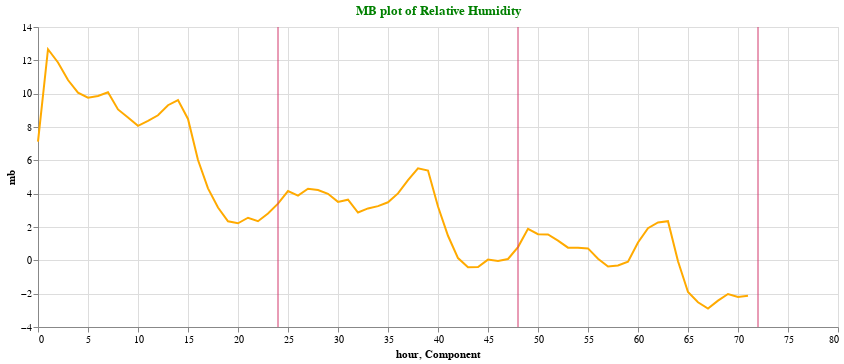

Notebook code cell kept with this figure:
### Code cell
plotmb(mb_rh,"MB plot of Relative Humidity")

### Figure 1 — Vega-Lite specification as saved in the notebook (floating-point values rounded to 4 significant figures)
{"config": {"view": {"continuousWidth": 400, "continuousHeight": 300}}, "layer": [{"data": {"name": "data-d52e2964d0e7af00467d348c3c9c13a8"}, "mark": "line", "encoding": {"color": {"value": "#FFAA00"}, "x": {"field": "hour", "type": "quantitative"}, "y": {"field": "mb", "type": "quantitative"}}, "height": 300, "title": {"text": ["MB plot of Relative Humidity"], "color": "green"}, "width": 800}, {"data": {"name": "data-b9dd60dc560f7891b967d8e82c37ad0c"}, "mark": {"type": "rule", "color": "#D2386C"}, "encoding": {"x": {"field": "Component", "type": "quantitative"}}}], "$schema": "https://vega.github.io/schema/vega-lite/v4.17.0.json", "datasets": {"data-d52e2964d0e7af00467d348c3c9c13a8": [{"mb": 7.124, "hour": 0}, {"mb": 12.66, "hour": 1}, {"mb": 11.87, "hour": 2}, {"mb": 10.82, "hour": 3}, {"mb": 10.06, "hour": 4}, {"mb": 9.763, "hour": 5}, {"mb": 9.86, "hour": 6}, {"mb": 10.09, "hour": 7}, {"mb": 9.054, "hour": 8}, {"mb": 8.571, "hour": 9}, {"mb": 8.07, "hour": 10}, {"mb": 8.361, "hour": 11}, {"mb": 8.702, "hour": 12}, {"mb": 9.308, "hour": 13}, {"mb": 9.62, "hour": 14}, {"mb": 8.484, "hour": 15}, {"mb": 6.021, "hour": 16}, {"mb": 4.319, "hour": 17}, {"mb": 3.167, "hour": 18}, {"mb": 2.341, "hour": 19}, {"mb": 2.222, "hour": 20}, {"mb": 2.555, "hour": 21}, {"mb": 2.345, "hour": 22}, {"mb": 2.812, "hour": 23}, {"mb": 3.403, "hour": 24}, {"mb": 4.154, "hour": 25}, {"mb": 3.886, "hour": 26}, {"mb": 4.293, "hour": 27}, {"mb": 4.217, "hour": 28}, {"mb": 3.993, "hour": 29}, {"mb": 3.507, "hour": 30}, {"mb": 3.64, "hour": 31}, {"mb": 2.87, "hour": 32}, {"mb": 3.114, "hour": 33}, {"mb": 3.251, "hour": 34}, {"mb": 3.484, "hour": 35}, {"mb": 4.017, "hour": 36}, {"mb": 4.811, "hour": 37}, {"mb": 5.521, "hour": 38}, {"mb": 5.384, "hour": 39}, {"mb": 3.233, "hour": 40}, {"mb": 1.473, "hour": 41}, {"mb": 0.1348, "hour": 42}, {"mb": -0.4208, "hour": 43}, {"mb": -0.4003, "hour": 44}, {"mb": 0.04231, "hour": 45}, {"mb": -0.0336, "hour": 46}, {"mb": 0.08119, "hour": 47}, {"mb": 0.7951, "hour": 48}, {"mb": 1.892, "hour": 49}, {"mb": 1.567, "hour": 50}, {"mb": 1.551, "hour": 51}, {"mb": 1.186, "hour": 52}, {"mb": 0.7605, "hour": 53}, {"mb": 0.7589, "hour": 54}, {"mb": 0.7144, "hour": 55}, {"mb": 0.0949, "hour": 56}, {"mb": -0.372, "hour": 57}, {"mb": -0.3077, "hour": 58}, {"mb": -0.08625, "hour": 59}, {"mb": 1.074, "hour": 60}, {"mb": 1.928, "hour": 61}, {"mb": 2.27, "hour": 62}, {"mb": 2.351, "hour": 63}, {"mb": -0.05422, "hour": 64}, {"mb": -1.901, "hour": 65}, {"mb": -2.515, "hour": 66}, {"mb": -2.889, "hour": 67}, {"mb": -2.417, "hour": 68}, {"mb": -2.019, "hour": 69}, {"mb": -2.203, "hour": 70}, {"mb": -2.123, "hour": 71}], "data-b9dd60dc560f7891b967d8e82c37ad0c": [{"Component": 24}, {"Component": 48}, {"Component": 72}]}}
